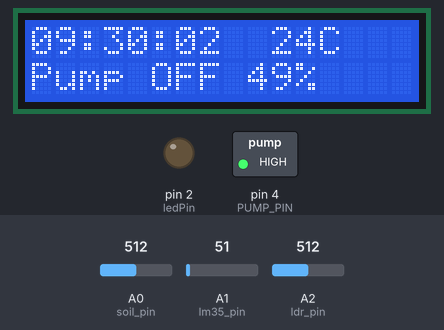
Simulated run of this sketch. Board: Arduino Uno, built with avr-gcc and run on an emulated ATmega328P. Parts: 16×2 character LCD, switched loads named in the sketch (green lamp = pin HIGH), output pins drawn as LEDs (lit = HIGH). Inputs (shaded band) come from the test bench; at power-on: A0 (soil_pin) = 512, A1 (lm35_pin) = 51, A2 (ldr_pin) = 512.

Above: at 1.2 s.
1.3 s: A0 (soil_pin) set to 855
At 2.8 s:
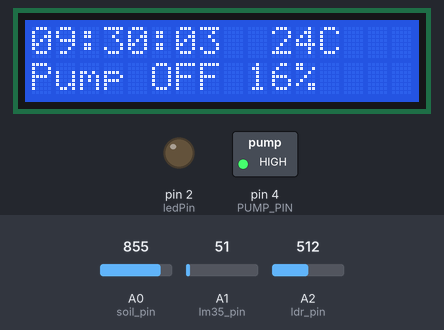
4.5 s: A0 (soil_pin) set to 879
At 5.8 s:
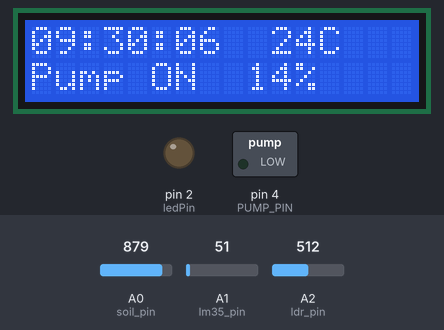
8.6 s: A1 (lm35_pin) set to 22
At 9.8 s:
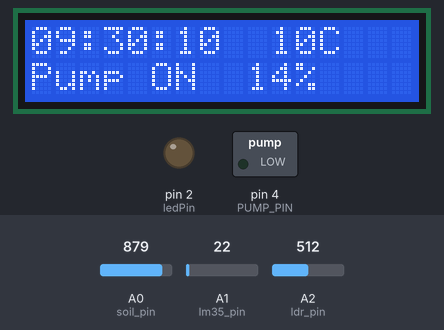
11.6 s: A1 (lm35_pin) set to 18
At 12.6 s:
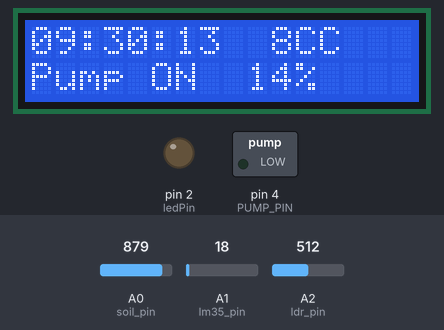
15.7 s: A0 (soil_pin) set to 716
At 16.9 s:
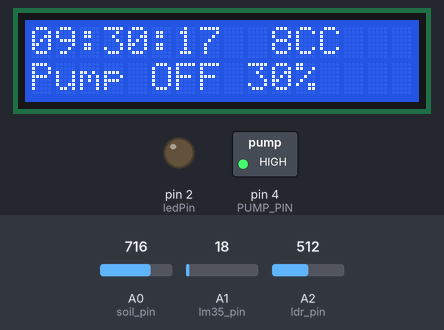
19.8 s: A2 (ldr_pin) set to 66
21.6 s: A2 (ldr_pin) set to 57
At 22.9 s:
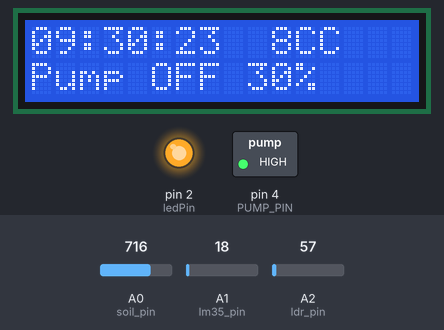
Timing chart, 0 to 24.6 s (numbered marks = the images above; inputs shaded):
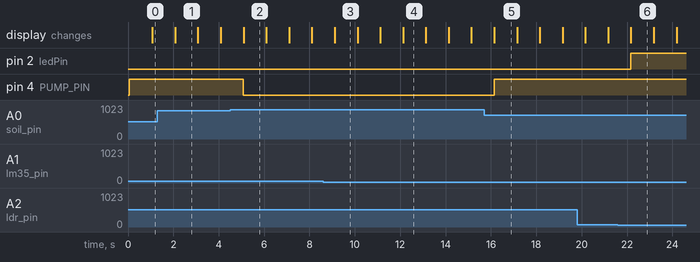

Measured:
- the behaviour switches between 869 and 870 on A0 (soil_pin) (found by bisection; images 1 and 2)
- the behaviour switches between 21 and 20 on A1 (lm35_pin) (found by bisection; images 3 and 4)
- the behaviour switches between 60 and 59 on A2 (ldr_pin) (found by bisection; images 5 and 6)
- after the input at 4.5 s, pin 4 (PUMP_PIN): HIGH → LOW after 0.59 s; the display: changes after 0.59 s (image 2)
- after the input at 11.6 s, the display: changes after 0.53 s (image 4)
- after the input at 15.7 s, pin 4 (PUMP_PIN): LOW → HIGH after 0.44 s; the display: changes after 0.45 s (image 5)
- after the input at 21.6 s, pin 2 (ledPin): LOW → HIGH after 0.57 s

The sketch:

smartPlant.ino
```cpp
//pump
#define PUMP_PIN 4
void Water_Pumb(bool Mode);

//rain sensor
#define Rain_pin 3
bool Rain_Sensor();
bool rain=false;

//soil sensor
#define soil_pin A0
float moisture_percentage;
void soil_sensor();

// led:
#define ledPin 2
void Led(bool flg);

//light sensor:
#define ldr_pin A2
int ldr = 0;
void LDR();

//tempreture:
#define lm35_pin A1
int lm35 = 0;
double temper;
float Temperature();
bool in_timer=false;
// LCD:
//    RS, E,  D4, D5, D6, D7
#include <LiquidCrystal.h>
LiquidCrystal lcd(12, 11, 10,  9,  8,  7);
void Show(String s, int col, int row);
void Show(String s);


// Time:
#include <string.h>

int seconds =0, minutes=30, hours=9;
void Time();
// watering counter
int watering_counter=0;


void setup() {
  pinMode(PUMP_PIN, OUTPUT);
  pinMode(soil_pin,INPUT);
  pinMode(ledPin, OUTPUT);
  pinMode(Rain_pin, INPUT);
  lcd.begin(16, 2);
  lcd.home();
  Serial.begin(9600);


}

void loop() {

  soil_sensor();
  Time();
   LDR();
   temper= Temperature();

  delay(1000);
}


void Time()
{
  //cal seconds,minutes, hours
  seconds++;
  if (seconds ==60)
  {
    seconds=0;
    minutes++;
  }
  if (minutes ==60)
  {
    minutes=0;
    hours++;
  }
  if (hours==24)
  {
    minutes=hours=seconds=0;
  }
// converting time to string
  String sec=String(seconds);
  sec= (seconds<=9)?"0"+sec: sec;
  String minu=String(minutes);
  minu= (minutes<=9)?"0"+minu: minu;
  String h=String(hours);
  h= (hours<=9)?"0"+h: h;
  String total_time=h+":"+minu+":"+sec;
  // displaying time on LCD
  Show(total_time,0,0);


  //if it rains the next watering will be canceled

  if (hours < 9 && !rain )
      {rain= Rain_Sensor();}
      if (hours ==9 && minutes == 15)
    {rain =false;}
   if ((hours>19 && hours<16) && !rain)
    {rain= Rain_Sensor();}

    if (hours >16)
    {rain =false;}


  // Determine the number of times to water the plant in the afternoon at 2PM
  // if temperature is greater than or equal 29 C -> water 3 times, otherwise water only two times

  if (hours ==14&& minutes<30 && (temper>= 29))
  {

    watering_counter=3;
  }
  else
  {
    watering_counter=2;
  }

  //watering at hour: 9Am and 16(4PM)  if moisture percentage larger than 70% watering will be canceled
  // watering is canceled as well if it rains.
  if ((hours==9 || hours==16)&&(minutes==0)&&(seconds<10)  &&(moisture_percentage<70)&& !rain)
  {
    in_timer=true;
    Water_Pumb(true);

  }

            // the third time the plant may be watered in is 9 PM
 else if ((hours==21)&&( watering_counter==3 )&&(minutes==0) &&(seconds<10) &&(moisture_percentage<50) && !rain)
  {
    in_timer=true;
    Water_Pumb(true);

  }
  else
  {in_timer=false;}

}
// LCD function passing a string and diplaying it.
void Show(String s, int col, int row) {

  lcd.setCursor(col, row);
  lcd.print(s);
}
void Show(String s) {
  lcd.home();

  lcd.print(s);
}
// solid moisture function
void soil_sensor()
{
 int soilvalue = analogRead(soil_pin);
 moisture_percentage = ( 100 - ( (soilvalue/1023.00) * 100 ) );

   //if the soil is too dry the pump will be opened
 if (moisture_percentage<=15.00  &&!in_timer) Water_Pumb(true);
 else if(moisture_percentage>15.00  &&!in_timer)  Water_Pumb(false);

 // displaying moisture percentage on the LCD
 if (moisture_percentage<10.0  )
 {
  Show(String(int(moisture_percentage))+" % ",9,1);
  }else
  {
    Show(String(int(moisture_percentage))+"% ",9,1);
  }


}


float Temperature() {
  lm35 = analogRead(lm35_pin);
  //  the calculating of temperature in Celcius scale

  float temperature = (lm35 / 1024.0) * 500.0;


  Show(String(int(temperature))+"C",10,0);
  return temperature;

}
void LDR() {
  ldr = analogRead(ldr_pin);
  if(ldr < 60) {
    Led(true);
  }else{
    Led(false);
  }
}

void Water_Pumb(bool Mode )
{
  digitalWrite(PUMP_PIN, !Mode);
  if (Mode) Show("Pump ON ",0,1);
  else Show("Pump OFF",0,1);
}
void Led(bool flg)
    {
      if(flg == true )
      {
        digitalWrite(ledPin,HIGH);
      }
      else
      {
        digitalWrite(ledPin,LOW);
      }
    }


//  rain function
bool Rain_Sensor()
{
  return !digitalRead(Rain_pin);

}
```
